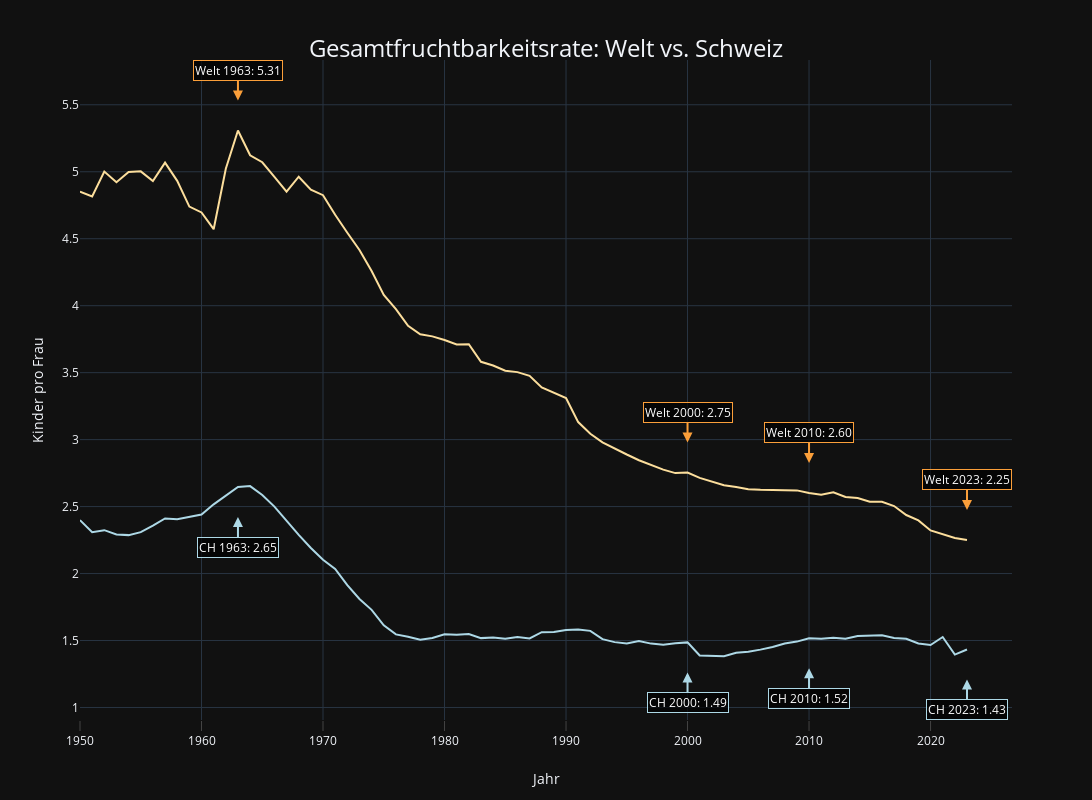

Here is the notebook cell this chart was saved with:
### Code cell
import plotly.express as px
import plotly.graph_objects as go
import pandas as pd # Falls noch nicht importiert

# Annahme: Dein DataFrame heisst 'fertility_rate' und enthält die Daten
# Filtern der Daten für Welt und Schweiz
fertility_rate_world = fertility_rate[fertility_rate['entities'] == 'World'].copy()
fertility_rate_switzerland = fertility_rate[fertility_rate['entities'] == 'Switzerland'].copy()

# Erstellen des Plotly-Diagramms für die Welt
fig = px.line(fertility_rate_world,
              x='years',
              y='children_per_woman_un',
              template='plotly_dark',
              labels={'children_per_woman_un': 'TFR Welt'},
              color_discrete_sequence=px.colors.sequential.Sunsetdark)

# Hinzufügen der Linie für die Schweiz
fig.add_trace(go.Scatter(x=fertility_rate_switzerland['years'],
                         y=fertility_rate_switzerland['children_per_woman_un'],
                         mode='lines',
                         name='Schweiz', # Name wird nicht angezeigt, da Legende aus
                         line=dict(color='lightblue'))) # Eigene Farbe für Schweiz

# Anpassen der Achsenbeschriftungen und Layout
fig.update_layout(
    title={
        'text': 'Gesamtfruchtbarkeitsrate: Welt vs. Schweiz',
        'y': 0.95,
        'x': 0.5,
        'xanchor': 'center',
        'yanchor': 'top',
        'font': {'size': 24}
    },
    xaxis_title="Jahr",
    yaxis_title="Kinder pro Frau",
    template='plotly_dark',
    height=800,
    width=1200,
    xaxis=dict(
        ticks='outside',
        ticklen=10,
        tickfont=dict(size=12),
        title_standoff=25,
        side='bottom'
    ),
    showlegend=False # Legende entfernen
)

# Spezifische Jahre für Annotationen
years_to_annotate = [1963, 2000, 2010, 2023]
world_y_shifts = [30, 30, 30, 30]  # Positive Verschiebung für Welt
switzerland_y_shifts = [-30, -30, -30, -30] # Negative Verschiebung für Schweiz

# Annotationen für Welt hinzufügen
for year, y_shift in zip(years_to_annotate, world_y_shifts):
    data_point = fertility_rate_world[fertility_rate_world['years'] == year]
    if not data_point.empty:
        fig.add_annotation(
            x=year,
            y=data_point['children_per_woman_un'].iloc[0],
            text=f"Welt {year}: {data_point['children_per_woman_un'].iloc[0]:.2f}",
            showarrow=True,
            arrowhead=2,
            arrowsize=1,
            arrowwidth=2,
            arrowcolor='#fb9f3a',    # Pfeilfarbe Welt (Orange/Gelb)
            font=dict(size=12, color='white'),
            bgcolor='rgba(0,0,0,0.7)',
            bordercolor='#fb9f3a',
            borderwidth=1,
            yshift=y_shift,          # Positive Verschiebung
            xshift=0,
            align='center',
            xanchor='center',
            ax=0,
            ay=-y_shift
        )

# Annotationen für Schweiz hinzufügen
for year, y_shift in zip(years_to_annotate, switzerland_y_shifts):
    data_point = fertility_rate_switzerland[fertility_rate_switzerland['years'] == year]
    if not data_point.empty:
        fig.add_annotation(
            x=year,
            y=data_point['children_per_woman_un'].iloc[0],
            text=f"CH {year}: {data_point['children_per_woman_un'].iloc[0]:.2f}", # Text angepasst
            showarrow=True,
            arrowhead=2,
            arrowsize=1,
            arrowwidth=2,
            arrowcolor='lightblue',    # Pfeilfarbe Schweiz
            font=dict(size=12, color='white'),
            bgcolor='rgba(0,0,0,0.7)',
            bordercolor='lightblue',   # Randfarbe Schweiz
            borderwidth=1,
            yshift=y_shift,          # Negative Verschiebung
            xshift=0,
            align='center',
            xanchor='center',
            ax=0,
            ay=-y_shift             # Pfeil zeigt von unten nach oben auf den Punkt
        )


# Anzeigen des Diagramms
fig.show()

### Figure 1 — Plotly figure (JSON) as saved in the notebook; plotly's stock layout.template omitted (floating-point values rounded to 4 significant figures)
{"data": [{"hovertemplate": "years=%{x}<br>TFR Welt=%{y}<extra></extra>", "legendgroup": "", "line": {"color": "rgb(252, 222, 156)", "dash": "solid"}, "marker": {"symbol": "circle"}, "mode": "lines", "name": "", "orientation": "v", "showlegend": false, "type": "scatter", "x": [1950, 1951, 1952, 1953, 1954, 1955, 1956, 1957, 1958, 1959, 1960, 1961, 1962, 1963, 1964, 1965, 1966, 1967, 1968, 1969, 1970, 1971, 1972, 1973, 1974, 1975, 1976, 1977, 1978, 1979, 1980, 1981, 1982, 1983, 1984, 1985, 1986, 1987, 1988, 1989, 1990, 1991, 1992, 1993, 1994, 1995, 1996, 1997, 1998, 1999, 2000, 2001, 2002, 2003, 2004, 2005, 2006, 2007, 2008, 2009, 2010, 2011, 2012, 2013, 2014, 2015, 2016, 2017, 2018, 2019, 2020, 2021, 2022, 2023], "xaxis": "x", "y": [4.852, 4.816, 5.001, 4.922, 4.998, 5.003, 4.931, 5.068, 4.932, 4.74, 4.696, 4.571, 5.022, 5.308, 5.123, 5.071, 4.961, 4.852, 4.963, 4.866, 4.825, 4.679, 4.545, 4.416, 4.259, 4.08, 3.974, 3.85, 3.787, 3.771, 3.744, 3.711, 3.712, 3.581, 3.553, 3.515, 3.504, 3.476, 3.39, 3.347, 3.31, 3.131, 3.044, 2.98, 2.933, 2.889, 2.846, 2.809, 2.776, 2.75, 2.754, 2.714, 2.684, 2.659, 2.647, 2.63, 2.625, 2.623, 2.626, 2.621, 2.602, 2.588, 2.607, 2.572, 2.564, 2.537, 2.536, 2.504, 2.437, 2.397, 2.322, 2.291, 2.265, 2.251], "yaxis": "y"}, {"line": {"color": "lightblue"}, "mode": "lines", "name": "Schweiz", "type": "scatter", "x": [1950, 1951, 1952, 1953, 1954, 1955, 1956, 1957, 1958, 1959, 1960, 1961, 1962, 1963, 1964, 1965, 1966, 1967, 1968, 1969, 1970, 1971, 1972, 1973, 1974, 1975, 1976, 1977, 1978, 1979, 1980, 1981, 1982, 1983, 1984, 1985, 1986, 1987, 1988, 1989, 1990, 1991, 1992, 1993, 1994, 1995, 1996, 1997, 1998, 1999, 2000, 2001, 2002, 2003, 2004, 2005, 2006, 2007, 2008, 2009, 2010, 2011, 2012, 2013, 2014, 2015, 2016, 2017, 2018, 2019, 2020, 2021, 2022, 2023], "y": [2.399, 2.309, 2.324, 2.292, 2.287, 2.309, 2.358, 2.411, 2.406, 2.423, 2.441, 2.517, 2.58, 2.646, 2.653, 2.587, 2.5, 2.394, 2.289, 2.191, 2.103, 2.035, 1.913, 1.81, 1.729, 1.614, 1.546, 1.528, 1.506, 1.519, 1.547, 1.543, 1.549, 1.518, 1.523, 1.513, 1.526, 1.516, 1.562, 1.563, 1.578, 1.582, 1.572, 1.51, 1.488, 1.478, 1.497, 1.477, 1.469, 1.48, 1.486, 1.388, 1.383, 1.382, 1.409, 1.416, 1.432, 1.452, 1.478, 1.492, 1.517, 1.513, 1.52, 1.514, 1.534, 1.537, 1.54, 1.519, 1.513, 1.478, 1.466, 1.526, 1.395, 1.433]}], "layout": {"annotations": [{"align": "center", "arrowcolor": "#fb9f3a", "arrowhead": 2, "arrowsize": 1, "arrowwidth": 2, "ax": 0, "ay": -30, "bgcolor": "rgba(0,0,0,0.7)", "bordercolor": "#fb9f3a", "borderwidth": 1, "font": {"color": "white", "size": 12}, "showarrow": true, "text": "Welt 1963: 5.31", "x": 1963, "xanchor": "center", "xshift": 0, "y": 5.308, "yshift": 30}, {"align": "center", "arrowcolor": "#fb9f3a", "arrowhead": 2, "arrowsize": 1, "arrowwidth": 2, "ax": 0, "ay": -30, "bgcolor": "rgba(0,0,0,0.7)", "bordercolor": "#fb9f3a", "borderwidth": 1, "font": {"color": "white", "size": 12}, "showarrow": true, "text": "Welt 2000: 2.75", "x": 2000, "xanchor": "center", "xshift": 0, "y": 2.754, "yshift": 30}, {"align": "center", "arrowcolor": "#fb9f3a", "arrowhead": 2, "arrowsize": 1, "arrowwidth": 2, "ax": 0, "ay": -30, "bgcolor": "rgba(0,0,0,0.7)", "bordercolor": "#fb9f3a", "borderwidth": 1, "font": {"color": "white", "size": 12}, "showarrow": true, "text": "Welt 2010: 2.60", "x": 2010, "xanchor": "center", "xshift": 0, "y": 2.602, "yshift": 30}, {"align": "center", "arrowcolor": "#fb9f3a", "arrowhead": 2, "arrowsize": 1, "arrowwidth": 2, "ax": 0, "ay": -30, "bgcolor": "rgba(0,0,0,0.7)", "bordercolor": "#fb9f3a", "borderwidth": 1, "font": {"color": "white", "size": 12}, "showarrow": true, "text": "Welt 2023: 2.25", "x": 2023, "xanchor": "center", "xshift": 0, "y": 2.251, "yshift": 30}, {"align": "center", "arrowcolor": "lightblue", "arrowhead": 2, "arrowsize": 1, "arrowwidth": 2, "ax": 0, "ay": 30, "bgcolor": "rgba(0,0,0,0.7)", "bordercolor": "lightblue", "borderwidth": 1, "font": {"color": "white", "size": 12}, "showarrow": true, "text": "CH 1963: 2.65", "x": 1963, "xanchor": "center", "xshift": 0, "y": 2.646, "yshift": -30}, {"align": "center", "arrowcolor": "lightblue", "arrowhead": 2, "arrowsize": 1, "arrowwidth": 2, "ax": 0, "ay": 30, "bgcolor": "rgba(0,0,0,0.7)", "bordercolor": "lightblue", "borderwidth": 1, "font": {"color": "white", "size": 12}, "showarrow": true, "text": "CH 2000: 1.49", "x": 2000, "xanchor": "center", "xshift": 0, "y": 1.486, "yshift": -30}, {"align": "center", "arrowcolor": "lightblue", "arrowhead": 2, "arrowsize": 1, "arrowwidth": 2, "ax": 0, "ay": 30, "bgcolor": "rgba(0,0,0,0.7)", "bordercolor": "lightblue", "borderwidth": 1, "font": {"color": "white", "size": 12}, "showarrow": true, "text": "CH 2010: 1.52", "x": 2010, "xanchor": "center", "xshift": 0, "y": 1.517, "yshift": -30}, {"align": "center", "arrowcolor": "lightblue", "arrowhead": 2, "arrowsize": 1, "arrowwidth": 2, "ax": 0, "ay": 30, "bgcolor": "rgba(0,0,0,0.7)", "bordercolor": "lightblue", "borderwidth": 1, "font": {"color": "white", "size": 12}, "showarrow": true, "text": "CH 2023: 1.43", "x": 2023, "xanchor": "center", "xshift": 0, "y": 1.433, "yshift": -30}], "height": 800, "legend": {"tracegroupgap": 0}, "margin": {"t": 60}, "showlegend": false, "title": {"font": {"size": 24}, "text": "Gesamtfruchtbarkeitsrate: Welt vs. Schweiz", "x": 0.5, "xanchor": "center", "y": 0.95, "yanchor": "top"}, "width": 1200, "xaxis": {"anchor": "y", "domain": [0, 1], "side": "bottom", "tickfont": {"size": 12}, "ticklen": 10, "ticks": "outside", "title": {"standoff": 25, "text": "Jahr"}}, "yaxis": {"anchor": "x", "domain": [0, 1], "title": {"text": "Kinder pro Frau"}}}}
